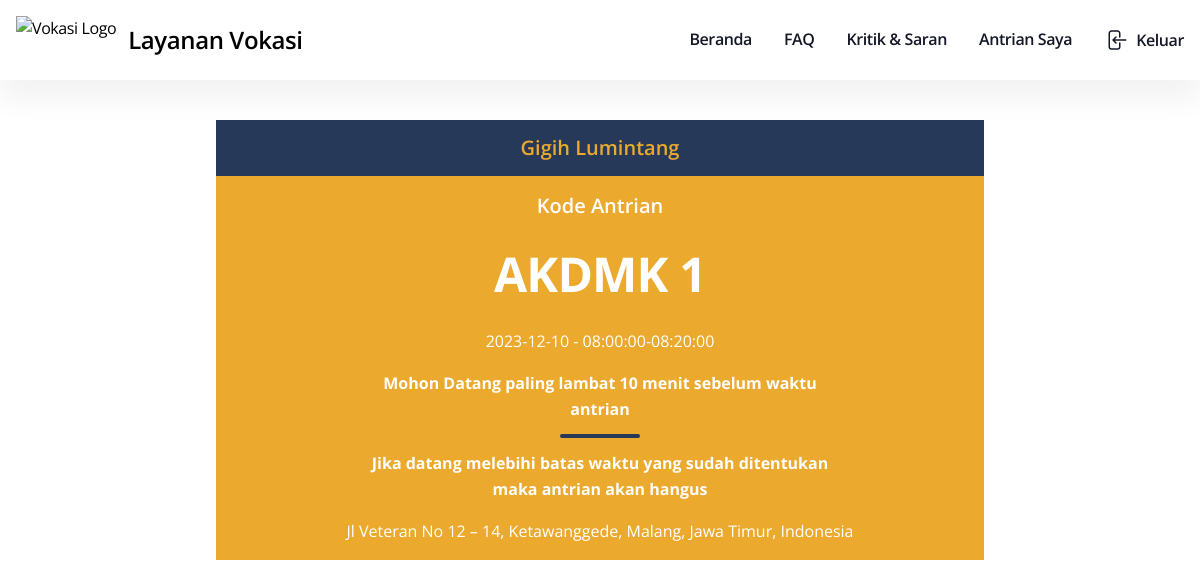
The app's page /build/pages/userNomorAntrian.php?id_jadwal=1&id_jenis=1&tanggal=2023-12-10&id_layanan=1&no_antrian=1 (signed in) with its own data.
### tables this page shows
CREATE TABLE `pengguna` (
  `username` varchar(255) NOT NULL,
  `email` varchar(255) NOT NULL,
  `nim` int(255) NOT NULL,
  `level` varchar(255) NOT NULL,
  `password` varchar(255) NOT NULL
);

CREATE TABLE `layanan` (
  `id_layanan` int(10) NOT NULL,
  `layanan` varchar(255) NOT NULL
);

CREATE TABLE `jadwal` (
  `id_jadwal` int(11) NOT NULL,
  `start_time` time DEFAULT NULL,
  `end_time` time DEFAULT NULL
);

### build/pages/userNomorAntrian.php (the view, shortened to what this page needs)
<!DOCTYPE html>
<html lang="en">
<?php
$nim = $_SESSION['nim'];
 ?>
<head>
  <link href="../assets/css/style.css" rel="stylesheet" />
</head>
<body class="">
  <nav class="bg-white shadow-dark-blur border-gray-200">
    <div class="max-w-screen-xl flex flex-wrap items-center justify-between mx-auto p-4">
      <a href="./UserBeranda.php" class="flex items-center space-x-3 ">
        <img src="../assets/img/LogoV.png" class="h-12" alt="Vokasi Logo" />
        <span class="self-center text-2xl font-semibold whitespace-nowrap
          ">Layanan Vokasi</span>
      </a>
      <div class="hidden w-full md:block md:w-auto" id="navbar-default">
        <ul
          class="font-semibold flex flex-col p-4 md:p-0 mt-4 border border-gray-100 rounded-lg bg-gray-50 md:flex-row md:space-x-8 rtl:space-x-reverse md:mt-0 md:border-0 md:bg-white ">
          <li>
            <a href="./userBeranda.php"
              class="block py-2 px-3 text-gray-900 rounded hover:bg-gray-100 md:hover:bg-transparent md:border-0 md:hover:text-[#EBA92E] md:p-0  ">Beranda</a>
          </li>
          <li>
            <a href="./userFAQ.php"
              class="block py-2 px-3 text-gray-900 rounded hover:bg-gray-100 md:hover:bg-transparent md:border-0 md:hover:text-[#EBA92E] md:p-0 ">FAQ</a>
          </li>
          <li>
            <a href="./userKritik&Saran.php"
              class="block py-2 px-3 text-gray-900 rounded hover:bg-gray-100 md:hover:bg-transparent md:border-0 md:hover:text-[#EBA92E] md:p-0 ">Kritik
              & Saran</a>
          </li>
          <li>
            <a href="./userAntrianSaya.php"
              class="block py-2 px-3 text-gray-900 rounded hover:bg-gray-100  md:hover:bg-transparent md:border-0 md:hover:text-[#EBA92E] md:p-0  ">Antrian Saya</a>
          </li>
          <li>
            <a href="../index.php"
              class="flex items-center py-2 px-3 text-gray-900 rounded hover:bg-gray-100 md:hover:bg-transparent md:border-0 md:hover:text-[#EBA92E] md:p-0 ">
              <p class="mb-0 ml-2 font-semibold">Keluar</p>
            </a>
          </li>
        </ul>
      </div>
    </div>
  </nav>
  <?php
    $servername = "localhost";
    $username = "root";
    $password = "";
    $dbname = "antrian";
    $conn = mysqli_connect($servername, $username, $password, $dbname);
    $id_jadwal = $_GET['id_jadwal'];
    $tanggal = $_GET['tanggal'];
    $id_layanan = $_GET['id_layanan'];
    $no_antrian = $_GET['no_antrian'];
$sql = "SELECT username FROM pengguna WHERE nim='$nim'";
$result = mysqli_query($conn, $sql);
if ($result) {
  $row = mysqli_fetch_assoc($result);
  if ($row) {
      $nama = $row['username'];
  } else {
      echo "Data tidak ditemukan";
  }
} else {
  echo "Error dalam eksekusi query: " . mysqli_error($conn);
}
$sq1 = "SELECT * FROM jadwal WHERE id_jadwal='$id_jadwal'";
$result1 = mysqli_query($conn, $sq1);
if ($result1) {
    if (mysqli_num_rows($result1) > 0) {
        $row1 = mysqli_fetch_assoc($result1);
    } else {
        echo "Data tidak ditemukan";
    }
} else {
    echo "Error dalam eksekusi query: " . mysqli_error($conn);
}
$sql2 = "SELECT * FROM layanan WHERE id_layanan='$id_layanan'";
$result2 = mysqli_query($conn, $sql2);
if ($result2) {
    $row2 = mysqli_fetch_assoc($result2);
    if ($row2) {
        if ($row2['id_layanan'] == 1) {
            $kode = 'AKDMK';
        } elseif ($row2['id_layanan'] == 2) {
            $kode = 'KMH';
        } elseif ($row2['id_layanan'] == 3) {
            $kode = 'UANG';
        } elseif ($row2['id_layanan'] == 4) {
            $kode = 'UMUM';
        } else {
            $kode = 'Kode Lainnya';
        }
    }
}
?>
  <main class="max-w-screen-xl mx-auto p-7 py-10">
    <div class="flex justify-center items-center max-w-screen-md mx-auto text-center bg-[#263959] h-14 mb-0">
        <h5 class="text-[#EBA92E] mb-0 font-semibold"><?php echo $nama ?></h5>
    </div>
    <div class="flex flex-col justify-center items-center max-w-screen-md mx-auto text-center bg-[#EBA92E] h-auto mb-0">
        <h5 class="text-white mb-0 mt-4">Kode Antrian</h5>
        <h1 class="my-6 text-white"><?php echo $kode ?> <?php echo $no_antrian ?></h1>
        <p class="text-white mx-5"><?php echo $tanggal ?> - <?php echo $row1["start_time"] ?>-<?php echo $row1["end_time"] ?></p>
        <p class="m-0 text-white max-w-120 mx-19 font-bold">Mohon Datang paling lambat 10 menit sebelum waktu antrian</p>
        <div class="bg-[#263959] py-0.5 my-3 px-10 max-w-120 mx-19 rounded-2">
        </div>
        <p class=" text-white max-w-120 mx-19 font-bold">Jika datang melebihi batas waktu yang sudah ditentukan maka antrian akan hangus</p>
        <p class=" text-white  mx-5 ">Jl Veteran No 12 – 14, Ketawanggede, Malang, Jawa Timur, Indonesia</p>
    </div>
  </main>
</body>
</html>

### records on screen
pengguna: username "Gigih Lumintang"
layanan: id_layanan "AKDMK"
jadwal: start_time "08:00:00", end_time "08:20:00"

### other values on screen
$no_antrian "1"
$tanggal "2023-12-10"
